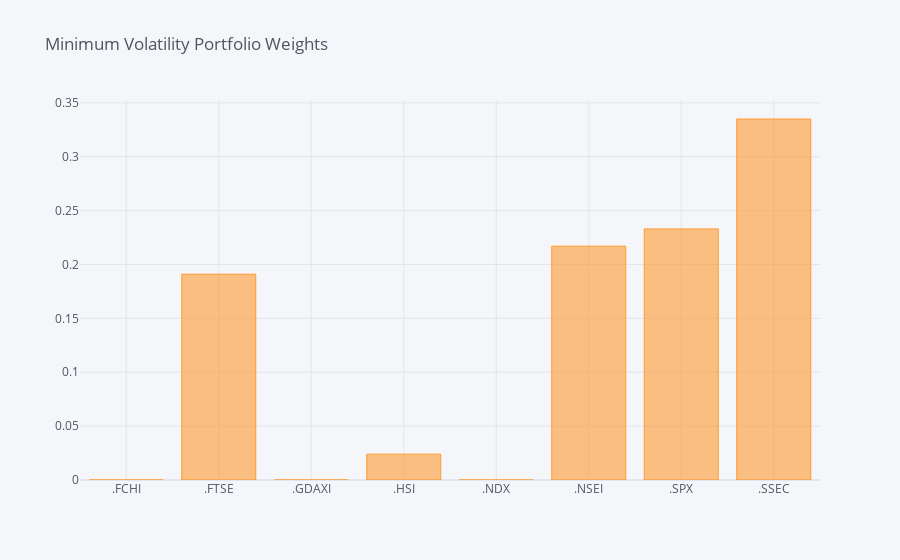

The notebook cell saved with this chart:
### Markdown cell above
Plot weights of the assets for this portfoion

### Code cell
mvp.plot_weights()

### Figure 1 — Plotly figure (JSON) as saved in the notebook; plotly's stock layout.template omitted (floating-point values rounded to 4 significant figures)
{"data": [{"marker": {"color": "rgba(255, 153, 51, 0.6)", "line": {"color": "rgba(255, 153, 51, 1.0)", "width": 1}}, "name": "weights", "orientation": "v", "text": "", "type": "bar", "x": [".FCHI", ".FTSE", ".GDAXI", ".HSI", ".NDX", ".NSEI", ".SPX", ".SSEC"], "y": [0, 0.191, 0, 0.024, 0, 0.217, 0.233, 0.335]}], "layout": {"legend": {"bgcolor": "#F5F6F9", "font": {"color": "#4D5663"}}, "paper_bgcolor": "#F5F6F9", "plot_bgcolor": "#F5F6F9", "title": {"font": {"color": "#4D5663"}, "text": "Minimum Volatility Portfolio Weights"}, "xaxis": {"gridcolor": "#E1E5ED", "showgrid": true, "tickfont": {"color": "#4D5663"}, "title": {"font": {"color": "#4D5663"}, "text": ""}, "zerolinecolor": "#E1E5ED"}, "yaxis": {"gridcolor": "#E1E5ED", "showgrid": true, "tickfont": {"color": "#4D5663"}, "title": {"font": {"color": "#4D5663"}, "text": ""}, "zerolinecolor": "#E1E5ED"}}}
